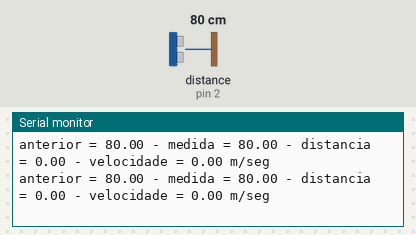
This sketch was run on a simulated Arduino Uno, built with avr-gcc and run on an emulated ATmega328P. On the bench: the last lines printed to the serial monitor. The inputs (shaded band) are chosen by the test bench; at power-on: distance to the obstacle (sensor on pin 2) 80 cm.

Above: at 1.2 s.
1.3 s: distance to the obstacle (sensor on pin 2) set to 18 cm
At 1.45 s:
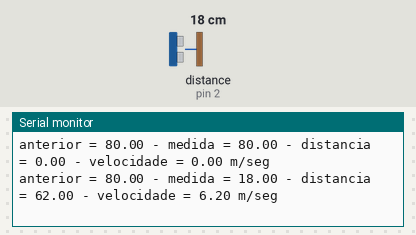
4.3 s: distance to the obstacle (sensor on pin 2) set to 2 cm
At 4.38 s:
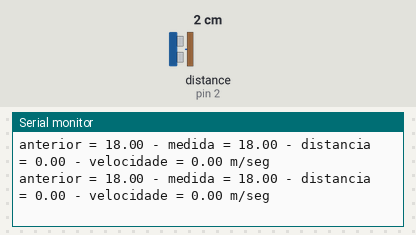
7.3 s: distance to the obstacle (sensor on pin 2) set to 4 cm
At 7.36 s:
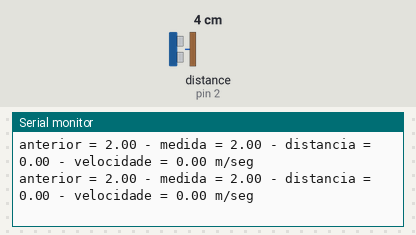
10.3 s: distance to the obstacle (sensor on pin 2) set to 60 cm
At 10.34 s:
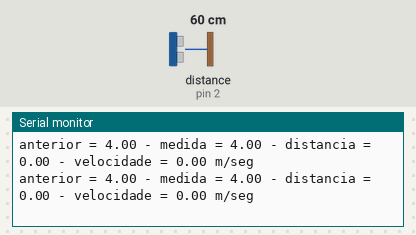
13.3 s: distance to the obstacle (sensor on pin 2) set to 120 cm
At 13.34 s:
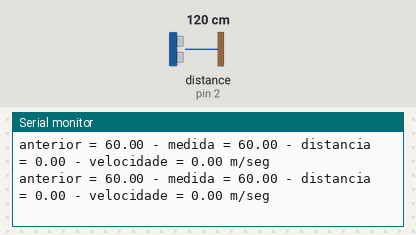
16.3 s: distance to the obstacle (sensor on pin 2) set to 9 cm
At 16.34 s:
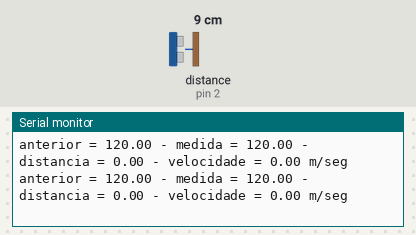
Timing chart, 0 to 19.3 s (numbered marks = the images above; inputs shaded):
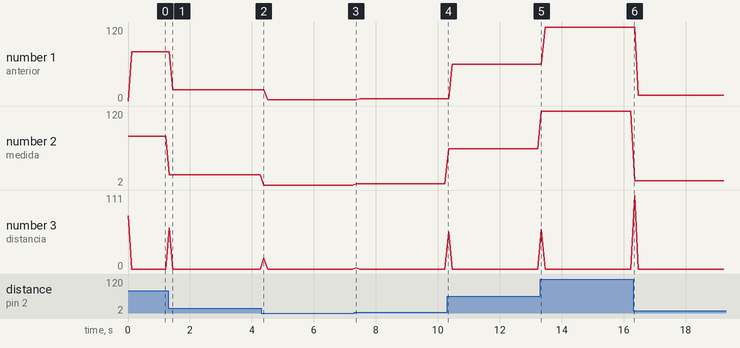

Measured:
- after the input at 1.3 s, the serial monitor: prints a new line at once (image 1)
- plotted number 1: 80 → 18 after the input at 1.3 s, 18 → 2 after the input at 4.3 s, 2 → 4 after the input at 7.3 s, 4 → 60 after the input at 10.3 s, 60 → 120 after the input at 13.3 s
- plotted number 2: 80 → 18 after the input at 1.3 s, 18 → 2 after the input at 4.3 s, 2 → 4 after the input at 7.3 s, 4 → 60 after the input at 10.3 s, 60 → 120 after the input at 13.3 s

The sketch:

_02_-_Medindo_velocidade.ino
```cpp
#include <Ultrasonic.h>

Ultrasonic sensor(3, 2);

float anterior = 0;
float distancia = 0;
float deslocamento = 0;

void setup()
{
  Serial.begin(9600);
}

void loop()
{
  long tempo = sensor.timing();
  float medida = round(sensor.convert(tempo, Ultrasonic::CM));
  distancia = abs(medida - anterior);
  deslocamento = (distancia * 10)/100;
  Serial.print("anterior = ");
  Serial.print(anterior);
  Serial.print(" - ");
  Serial.print("medida = ");
  Serial.print(medida);
  Serial.print(" - ");
  Serial.print("distancia = ");
  Serial.print(distancia);
  Serial.print(" - ");
  Serial.print("velocidade = ");
  Serial.print(deslocamento);
  Serial.println(" m/seg");
  delay(100);
  anterior = medida;
}
```
